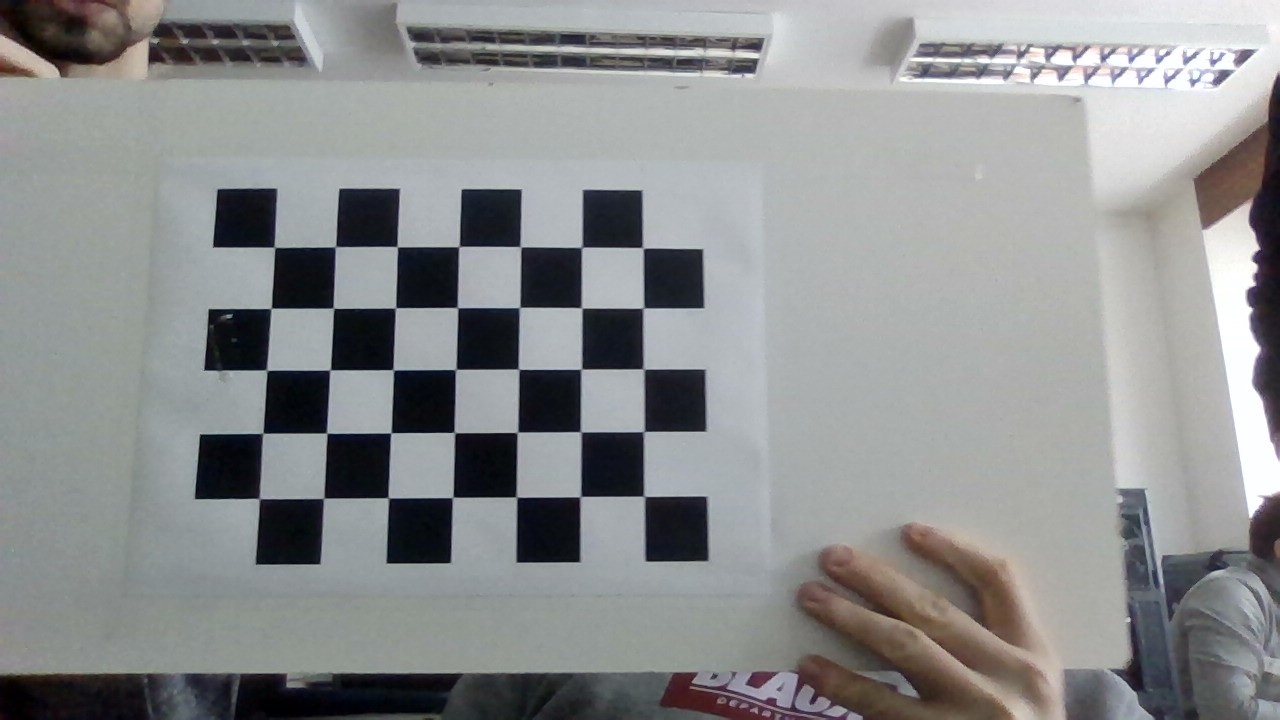
#> input picture Zadanie_2/images2/img1.jpg, 1280 x 720 px; its folder holds only this picture in this run
$ python main.py
#> lines starting #> are read from the running program, lines starting #| are printed output that depends on the picture; after the words box and inside, x2 and y2 are one past the last pixel; in counts of white or black regions, pixels touching at a corner belong together

import cv2 as cv
import numpy as np
import sys
# from ximea import xiapi

minRadius = 70
maxRadius = 150
minRadiusPicture = 70
maxRadiusPicture = 150


def on_changeMaxRadius(val):
    global maxRadius
    maxRadius = val


def on_changeMinRadius(val):
    global minRadius
    minRadius = val


def on_changeMaxRadiusPicture(val):
    global maxRadiusPicture
    maxRadiusPicture = val


def on_changeMinRadiusPicture(val):
    global minRadiusPicture
    minRadiusPicture = val


def main():
    # print(cv.getBuildInformation())

    global maxRadius
    global minRadius
    global maxRadiusPicture
    global minRadiusPicture

    criteria = (cv.TERM_CRITERIA_EPS + cv.TERM_CRITERIA_MAX_ITER, 50, 0.0001)

    # define size of grid
    grid = np.zeros((5 * 7, 3), np.float32)

    # create 2,7,5 array, transpose to 5,7,2 and reshape to 5*7,2
    grid[:, :2] = np.mgrid[0:7, 0:5].T.reshape(-1, 2)*30

    # create arrays to store data
    objpoints = []  # 3d point in real world
    imgpoints = []  # 2d points on the pictures

    for x in range(1, 15):

        # path to image folder
        path = "images2/img" + str(x) + ".jpg"
        image = cv.imread(path)
#> image is the input picture: shape (720, 1280, 3); mean B, G, R 142.8, 142.2, 140.5

        # convert to gray scale
        gray = cv.cvtColor(image, cv.COLOR_BGR2GRAY)

        gray = cv.medianBlur(gray, 5)

        ret, corners = cv.findChessboardCorners(gray, (7, 5), None)
#> ret = True; corners = 35 rows, first 8: [274, 247], [336, 247.5], [397, 246.5], [459, 246.5], [520.5, 246.5], [582, 247], [643, 247.5], [271, 308.5]

        if ret == True:
            objpoints.append(grid)
            corners2 = cv.cornerSubPix(gray, corners, (11, 11), (-1, -1), criteria)
#> corners2 = 35 rows, first 8: [274.4, 247.3], [335.4, 246.8], [397.4, 246.6], [458.9, 246.5], [520.4, 246.6], [581.8, 247.3], [642.8, 247.7], [271.3, 308.3]
            imgpoints.append(corners2)
            # Draw and display the corners
            cv.drawChessboardCorners(image, (7, 5), corners2, ret)
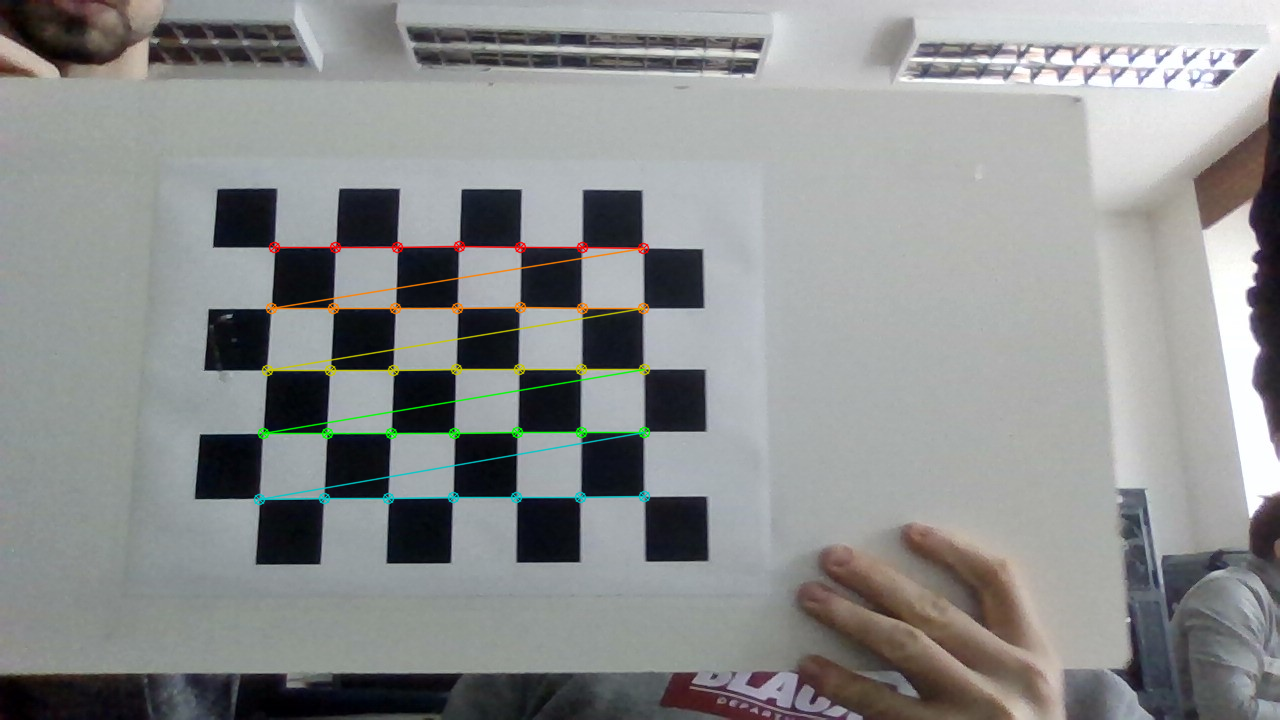
#> image: shape (720, 1280, 3); 1.42% of pixels changed, all inside (x1, y1, x2, y2) = (253, 240, 651, 506)
            cv.imshow('img', image)
            cv.imwrite("images2/img" + str(x) + "_lineDetect.png", image)
            cv.waitKey(500)

    cv.destroyAllWindows()

    # # calibration
    # # in order: return value, camera matrix, distortion coefficients, rotation and translation vectors

    ret, mtx, dist, rvecs, tvecs = cv.calibrateCamera(objpoints, imgpoints, gray.shape[::-1], None, None)
    print(mtx)

    # [16 lines of commented-out code are left out]
    path2 = "images2/circle3.jpg"

    # Loads an image
    img = cv.imread(cv.samples.findFile(path2), cv.IMREAD_COLOR)

    cv.imshow("circles", img)
    cv.createTrackbar('minRadius', "circles", 70, 1000, on_changeMinRadiusPicture)
    cv.createTrackbar('maxRadius', "circles", 150, 1000, on_changeMaxRadiusPicture)
    cv.waitKey(1)

    numOfCircles = 0

    img = cv.imread(cv.samples.findFile(path2), cv.IMREAD_COLOR)

# Convert it to gray
    img_gray = cv.cvtColor(img, cv.COLOR_BGR2GRAY)

# Reduce the noise to avoid false circle detection
    img_gray = cv.medianBlur(img_gray, 5)

    tempMinValue = 0
    tempMaxValue = 0

# Applying Hough Circle Transform
    rows = img_gray.shape[0]
    while cv.waitKey(10) != ord('q'):
        if tempMinValue != minRadiusPicture or tempMaxValue != maxRadiusPicture:
            circle_coordinates = cv.HoughCircles(img_gray, cv.HOUGH_GRADIENT, 1, rows / 8, param1=100, param2=30,
                                                 minRadius=minRadiusPicture, maxRadius=maxRadiusPicture)
            imageCopy = img.copy()
            # Drawing detected circles
            if circle_coordinates is not None:
                circle_coordinates = np.uint16(np.around(circle_coordinates))
                for i in circle_coordinates[0, :]:
                    numOfCircles += 1
                    if numOfCircles >= 5:
                        numOfCircles = 0
                        break
                    center = (i[0], i[1])
                    # circle center
                    cv.circle(imageCopy, center, 1, (0, 100, 100), 3)
                    # circle outline
                    radius = i[2]
                    cv.circle(imageCopy, center, radius, (255, 0, 255), 3)

            cv.imshow("circles", imageCopy)
        tempMinValue = minRadiusPicture
        tempMaxValue = maxRadiusPicture
    cv.destroyWindow("circles")

    # circle detection on camera
    numOfCircles = 0
    cam = cv.VideoCapture(0)
    res, img = cam.read()
    if res:
        cv.imshow("camera", img)
        cv.createTrackbar('minRadius', "camera", 70, 1000, on_changeMinRadius)
        cv.createTrackbar('maxRadius', "camera", 150, 1000, on_changeMaxRadius)

    while cv.waitKey(10) != ord('q'):
        res, img = cam.read()

        if res:

            cv.imshow("camera", img)

            # Convert it to gray
            img_gray = cv.cvtColor(img, cv.COLOR_BGR2GRAY)

            # Reduce the noise to avoid false circle detection
            img_gray = cv.medianBlur(img_gray, 5)

            # Applying Hough Circle Transform
            rows = img_gray.shape[0]
            circle_coordinates = cv.HoughCircles(img_gray, cv.HOUGH_GRADIENT, 1, rows / 8, param1=100, param2=70, minRadius=minRadius, maxRadius=maxRadius)

            # Drawing detected circles
            if circle_coordinates is not None:
                circle_coordinates = np.uint16(np.around(circle_coordinates))
                for i in circle_coordinates[0, :]:
                    numOfCircles += 1
                    if numOfCircles >= 20:
                        numOfCircles = 0
                        break
                    center = (i[0], i[1])
                    # circle center
                    cv.circle(img, center, 1, (0, 100, 100), 3)
                    # circle outline
                    radius = i[2]
                    cv.circle(img, center, radius, (255, 0, 255), 3)

            cv.imshow("camera", img)
            # cv.waitKey(0)

    cv.destroyAllWindows()

if __name__ == '__main__':
#> (the run stopped early here; a loop or call above may not have finished)
